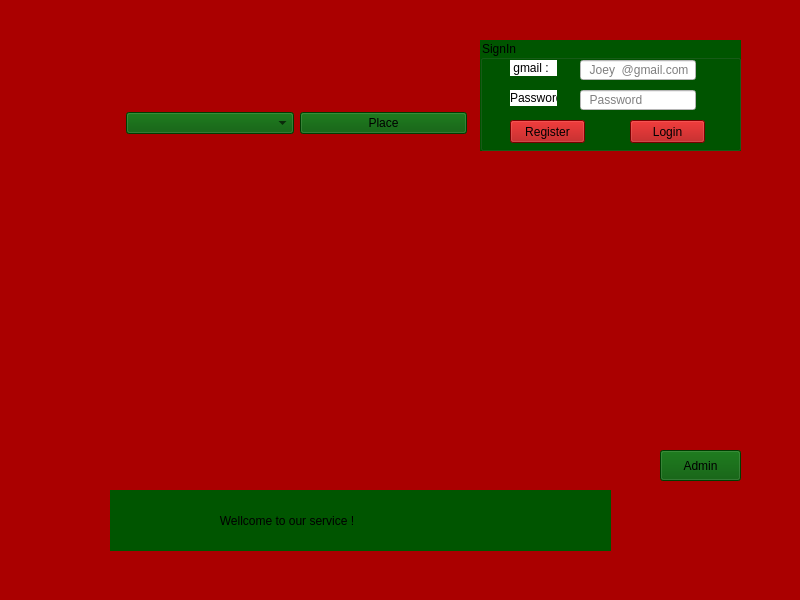
<?xml version="1.0" encoding="UTF-8"?>
<ui version="4.0">
 <class>MainWindow</class>
 <widget class="QMainWindow" name="MainWindow">
  <property name="geometry">
   <rect>
    <x>0</x>
    <y>0</y>
    <width>800</width>
    <height>600</height>
   </rect>
  </property>
  <property name="windowTitle">
   <string>MainWindow</string>
  </property>
  <property name="styleSheet">
   <string notr="true">*{
background:rgb(170, 0, 0)
}</string>
  </property>
  <widget class="QWidget" name="centralwidget">
   <widget class="QLabel" name="label">
    <property name="geometry">
     <rect>
      <x>90</x>
      <y>160</y>
      <width>651</width>
      <height>281</height>
     </rect>
    </property>
    <property name="text">
     <string/>
    </property>
    <property name="pixmap">
     <pixmap>E:/160411870.jpg</pixmap>
    </property>
    <property name="scaledContents">
     <bool>true</bool>
    </property>
   </widget>
   <widget class="QPushButton" name="pushButton">
    <property name="geometry">
     <rect>
      <x>660</x>
      <y>450</y>
      <width>81</width>
      <height>31</height>
     </rect>
    </property>
    <property name="styleSheet">
     <string notr="true">font: 75 11pt &quot;MS Shell Dlg 2&quot;;
background:rgb(0, 85, 0)</string>
    </property>
    <property name="text">
     <string>Admin</string>
    </property>
   </widget>
   <widget class="QGroupBox" name="groupBox">
    <property name="geometry">
     <rect>
      <x>480</x>
      <y>40</y>
      <width>261</width>
      <height>111</height>
     </rect>
    </property>
    <property name="styleSheet">
     <string notr="true">font: 75 7pt &quot;MS Shell Dlg 2&quot;;
background:rgb(0, 85, 0)</string>
    </property>
    <property name="title">
     <string>SignIn</string>
    </property>
    <widget class="QLineEdit" name="lineEdit_gmailb">
     <property name="geometry">
      <rect>
       <x>100</x>
       <y>20</y>
       <width>116</width>
       <height>20</height>
      </rect>
     </property>
     <property name="styleSheet">
      <string notr="true">font: 75 8pt &quot;MS Shell Dlg 2&quot;;
background:rgb(255, 255, 255);</string>
     </property>
     <property name="placeholderText">
      <string>  Joey  @gmail.com</string>
     </property>
    </widget>
    <widget class="QPushButton" name="pushButton_4">
     <property name="geometry">
      <rect>
       <x>150</x>
       <y>80</y>
       <width>75</width>
       <height>23</height>
      </rect>
     </property>
     <property name="styleSheet">
      <string notr="true">font: 75 8pt &quot;MS Shell Dlg 2&quot;;
background:rgb(170, 0, 0)</string>
     </property>
     <property name="text">
      <string>Login</string>
     </property>
    </widget>
    <widget class="QPushButton" name="pushButton_3">
     <property name="geometry">
      <rect>
       <x>30</x>
       <y>80</y>
       <width>75</width>
       <height>23</height>
      </rect>
     </property>
     <property name="styleSheet">
      <string notr="true">font: 75 8pt &quot;MS Shell Dlg 2&quot;;
background:rgb(170, 0, 0)</string>
     </property>
     <property name="text">
      <string>Register</string>
     </property>
    </widget>
    <widget class="QLabel" name="label_2">
     <property name="geometry">
      <rect>
       <x>30</x>
       <y>20</y>
       <width>47</width>
       <height>16</height>
      </rect>
     </property>
     <property name="styleSheet">
      <string notr="true">font: 75 8pt &quot;MS Shell Dlg 2&quot;;
background:rgb(255, 255, 255);</string>
     </property>
     <property name="text">
      <string> gmail : </string>
     </property>
    </widget>
    <widget class="QLineEdit" name="lineEdit_passwordb">
     <property name="geometry">
      <rect>
       <x>100</x>
       <y>50</y>
       <width>116</width>
       <height>20</height>
      </rect>
     </property>
     <property name="styleSheet">
      <string notr="true">font: 75 8pt &quot;MS Shell Dlg 2&quot;;
background:rgb(255, 255, 255);</string>
     </property>
     <property name="echoMode">
      <enum>QLineEdit::Password</enum>
     </property>
     <property name="placeholderText">
      <string>  Password</string>
     </property>
    </widget>
    <widget class="QLabel" name="label_3">
     <property name="geometry">
      <rect>
       <x>30</x>
       <y>50</y>
       <width>47</width>
       <height>16</height>
      </rect>
     </property>
     <property name="styleSheet">
      <string notr="true">font: 75 8pt &quot;MS Shell Dlg 2&quot;;
background:rgb(255, 255, 255)</string>
     </property>
     <property name="text">
      <string>Password:</string>
     </property>
    </widget>
   </widget>
   <widget class="QWidget" name="layoutWidget">
    <property name="geometry">
     <rect>
      <x>126</x>
      <y>110</y>
      <width>341</width>
      <height>26</height>
     </rect>
    </property>
    <layout class="QHBoxLayout" name="horizontalLayout_2">
     <item>
      <layout class="QHBoxLayout" name="horizontalLayout">
       <item>
        <widget class="QComboBox" name="comboBox">
         <property name="styleSheet">
          <string notr="true">background:rgb(0, 85, 0)</string>
         </property>
        </widget>
       </item>
      </layout>
     </item>
     <item>
      <widget class="QPushButton" name="pushButton_2">
       <property name="styleSheet">
        <string notr="true">font: 75 10pt &quot;MS Shell Dlg 2&quot;;
background-color: rgb(0, 85, 0)</string>
       </property>
       <property name="text">
        <string>Place</string>
       </property>
      </widget>
     </item>
    </layout>
   </widget>
   <widget class="QLabel" name="label_4">
    <property name="geometry">
     <rect>
      <x>110</x>
      <y>490</y>
      <width>501</width>
      <height>61</height>
     </rect>
    </property>
    <property name="styleSheet">
     <string notr="true">font: 75 14pt &quot;Bell MT&quot;;
background:rgb(0, 85, 0)</string>
    </property>
    <property name="text">
     <string>                                 Wellcome to our service ! </string>
    </property>
   </widget>
  </widget>
  <widget class="QMenuBar" name="menubar">
   <property name="geometry">
    <rect>
     <x>0</x>
     <y>0</y>
     <width>800</width>
     <height>22</height>
    </rect>
   </property>
  </widget>
  <widget class="QStatusBar" name="statusbar"/>
 </widget>
 <resources/>
 <connections/>
</ui>
